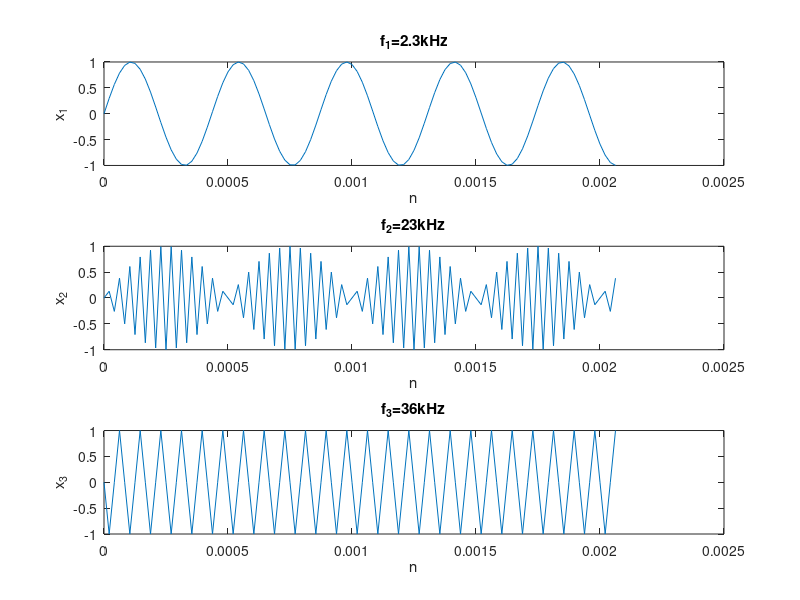
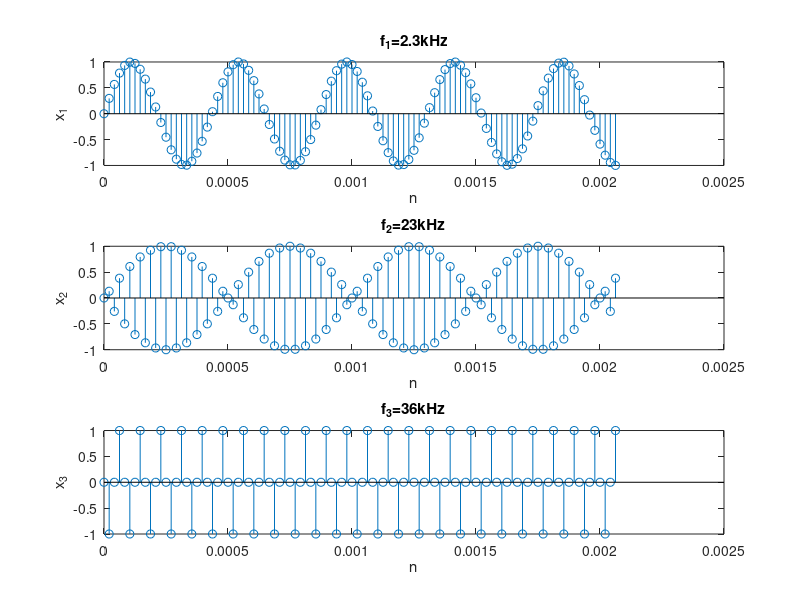
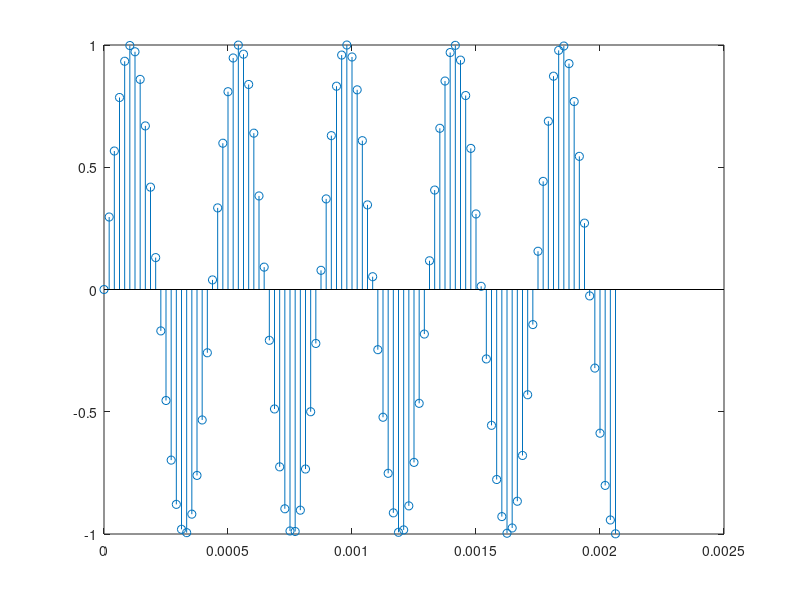
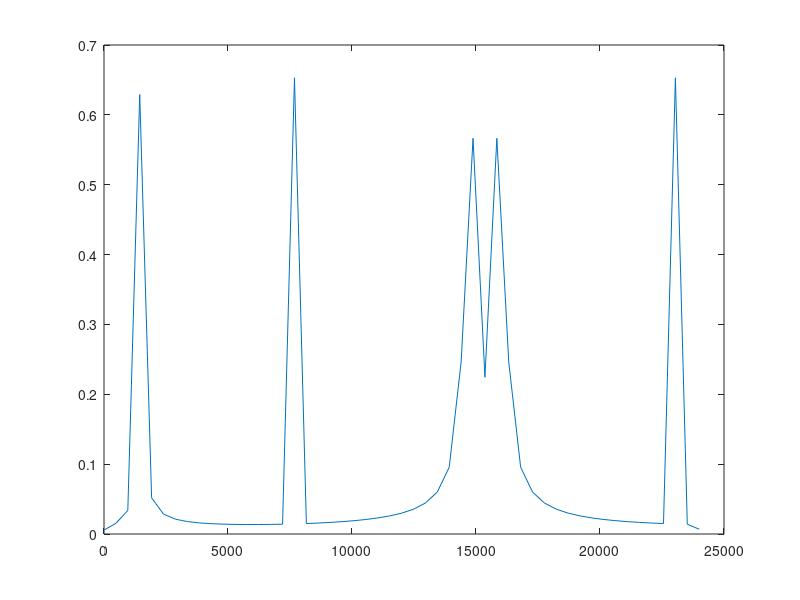

Reproduce these figures in MATLAB, in order. (Note: this script raises an error after producing the figures.)
%% Task 1
clear all; close all; clc
Fs=48000;   %48kHz, sample rate
L=100;  %100, number of samples
f=[2300 23000 36000];   %2.3kHz, 23kHz, 36kHz

%sinusoids
n=0:(1/Fs):((L/Fs)-(1/Fs));
x1=sin(2*pi*f(1)*n);
x2=sin(2*pi*f(2)*n);
x3=sin(2*pi*f(3)*n);

figure;
subplot(3,1,1);
plot(n,x1); title('f_1=2.3kHz'); ylabel('x_1'); xlabel('n');
subplot(3,1,2);
plot(n,x2); title('f_2=23kHz'); ylabel('x_2'); xlabel('n');
subplot(3,1,3);
plot(n,x3); title('f_3=36kHz'); ylabel('x_3'); xlabel('n');

figure;
subplot(3,1,1);
stem(n,x1); title('f_1=2.3kHz'); ylabel('x_1'); xlabel('n');
subplot(3,1,2);
stem(n,x2); title('f_2=23kHz'); ylabel('x_2'); xlabel('n');
subplot(3,1,3);
stem(n,x3); title('f_3=36kHz'); ylabel('x_3'); xlabel('n');

%% task 1 test 1
t=0:(1/Fs):((L/Fs)-(1/Fs));
x1=sin(2*pi*f(1)*t);
figure;
stem(t,x1)

%% task 1 test 2
w=[2*pi*f(1) 2*pi*f(2) 2*pi*f(3)];  %w=2*pi*f rad/s
n=0:1/Fs:((L/Fs)-(1/Fs));
figure;
stem(n,sin(n*w(1)))

%% task 1 test 3
Fs = 48000;            % Sampling frequency                    
T = 1/Fs;             % Sampling period       
L = 100;             % Length of signal
t = (0:L-1)*T;        % Time vector

signal=sin(2*pi*f(1)*t);
stem(t,signal)
%concl.: all same methods

%% Task 2 test
clear all; close all; clc
Fs=48000;   %48kHz, sample rate
L=100;  %100, number of samples
f=[2300 23000 36000];   %2.3kHz, 23kHz, 36kHz

%sinusoids
n=0:(1/Fs):((L/Fs)-(1/Fs));
x1=sin(2*pi*f(1)*n);
x2=sin(2*pi*f(2)*n);
x3=sin(2*pi*f(3)*n);
x=x1+x2+x3;

%signals x1, x2, x3
%L=64;  %look here
X=fft(x,64);    %64point-fft
P2=abs(X/L);
P1=P2(1:L/2+1);
P1(2:end-1)=2*P1(2:end-1);
freq = Fs*(0:(L/2))/L;
plot(freq,P1);
%xlim([0 4000]);

%mapping (0-48000) to (0-2pi)

%% Task 2 fft() in frequency
clear all; close all; clc
Fs=48000;   %48kHz, sample rate
L=100;  %100, number of samples
f=[2300 23000 36000];   %2.3kHz, 23kHz, 36kHz

%sinusoids
n=0:(1/Fs):((L/Fs)-(1/Fs));
x1=sin(2*pi*f(1)*n);
x2=sin(2*pi*f(2)*n);
x3=sin(2*pi*f(3)*n);

N=64;

X1=fft(x1,N);
X2=fft(x2,N);
X3=fft(x3,N);

P1=X1.*conj(X1)/N;
P2=X2.*conj(X2)/N;
P3=X3.*conj(X3)/N;
f=Fs*(0:0.5*N)/N;

figure;
subplot(3,1,1);
plot(f,P1(1:0.5*N+1)); title('FFT (f_1=2.3kHz)'); ylabel('X_1'); xlabel('frequency');
subplot(3,1,2);
plot(f,P2(1:0.5*N+1)); title('FFT (f_2=23kHz)'); ylabel('X_2'); xlabel('frequency');
subplot(3,1,3);
plot(f,P3(1:0.5*N+1)); title('FFT (f_3=36kHz)'); ylabel('X_3'); xlabel('frequency');

%% Task 2 fft() in radians
clear all; close all; clc
Fs=48000;   %48kHz, sample rate
L=100;  %100, number of samples
f=[2300 23000 36000];   %2.3kHz, 23kHz, 36kHz

%sinusoids
n=0:(1/Fs):((L/Fs)-(1/Fs));
x1=sin(2*pi*f(1)*n);
x2=sin(2*pi*f(2)*n);
x3=sin(2*pi*f(3)*n);

N=64;

X1=fft(x1,N);
X2=fft(x2,N);
X3=fft(x3,N);

P1=X1.*conj(X1)/N;
P2=X2.*conj(X2)/N;
P3=X3.*conj(X3)/N;
f=Fs*(0:0.5*N)/N;
%rad=f*2*pi/size(f,2);
rad=linspace(0,2*pi,size(f,2)); %# of rad points = # freq points

figure;
subplot(3,1,1);
plot(rad,P1(1:0.5*N+1)); title('FFT (f_1=2.3kHz)'); ylabel('X_1'); xlabel('frequency');
set(gca,'XTick',0:pi/2:2*pi) 
set(gca,'XTickLabel',{'0','pi/2','pi','3*pi/2','2*pi'})
subplot(3,1,2);
plot(rad,P2(1:0.5*N+1)); title('FFT (f_2=23kHz)'); ylabel('X_2'); xlabel('frequency');
set(gca,'XTick',0:pi/2:2*pi) 
set(gca,'XTickLabel',{'0','pi/2','pi','3*pi/2','2*pi'})
subplot(3,1,3);
plot(rad,P3(1:0.5*N+1)); title('FFT (f_3=36kHz)'); ylabel('X_3'); xlabel('frequency');
set(gca,'XTick',0:pi/2:2*pi) 
set(gca,'XTickLabel',{'0','pi/2','pi','3*pi/2','2*pi'})
%% Task 2 FFT(x1+x2+x3) in frequency
clear all; close all; clc
Fs=48000;   %48kHz, sample rate
L=100;  %100, number of samples
f=[2300 23000 36000];   %2.3kHz, 23kHz, 36kHz

%sinusoids
n=0:(1/Fs):((L/Fs)-(1/Fs));
x1=sin(2*pi*f(1)*n);
x2=sin(2*pi*f(2)*n);
x3=sin(2*pi*f(3)*n);
x=x1+x2+x3;

N=64;   %64 point-fft
x=x1+x2+x3;
X=fft(x,N);    %N point-fft
Pxx=X.*conj(X)/N;
f=Fs*(0:0.5*N)/N;
figure;
plot(f,Pxx(1:0.5*N+1));
title('FFT (in frequency)'); xlabel('frequency (Hz)'); ylabel('X=fft(x_1+x_2+x_3)');

%% Task 5
clear all; close all; clc
Fs=48000;   %48kHz, sample rate
L=100;  %100, number of samples
f=[2300 23000 36000];   %2.3kHz, 23kHz, 36kHz

%sinusoids
n=0:(1/Fs):((L/Fs)-(1/Fs));
x1=sin(2*pi*f(1)*n);
x2=sin(2*pi*f(2)*n);
x3=sin(2*pi*f(3)*n);

%% write to WAV file
filename1='signal_1.wav';
audiowrite(filename1,x1,Fs);

filename2='signal_2.wav';
audiowrite(filename2,x2,Fs);

filename3='signal_3.wav';
audiowrite(filename3,x3,Fs);

% on linux terminal run:
% gcc -lm -o skeleton Lab0.c $(pkg-config sndfile --cflags --libs)
% ./skeleton signal_1.wav output_1.wav

%% read output file into MATLAB
[y1,Fs1] = audioread('output_1.wav');
[y2,Fs2] = audioread('output_2.wav');
[y3,Fs3] = audioread('output_3.wav');

% plot
figure;
subplot(3,1,1);
plot(n,x1); hold on;
plot(n,y1);title('f_1=2.3kHz'); ylabel('amplitude'); xlabel('n');
legend('x1','y1'); hold off;
subplot(3,1,2);
plot(n,x2); hold on;
plot(n,y2); title('f_2=23kHz'); ylabel('amplitude'); xlabel('n');
legend('x2','y2'); hold off;
subplot(3,1,3);
plot(n,x3); hold on;
plot(n,y3); title('f_3=36kHz'); ylabel('amplitude'); xlabel('n');
legend('x3','y3'); hold off;


%% example time domain
%http://matlab.izmiran.ru/help/techdoc/ref/fft.html
t = 0:0.001:0.6;
x = sin(2*pi*50*t)+sin(2*pi*120*t);
y = x + 2*randn(size(t));
plot(1000*t(1:50),y(1:50))
title('Signal Corrupted with Zero-Mean Random Noise')
xlabel('time (milliseconds)')

%% example frequency domain
Y = fft(y,512);
Pyy = Y.* conj(Y) / 512;
f = 1000*(0:256)/512;
plot(f,Pyy(1:257))
title('Frequency content of y')
xlabel('frequency (Hz)')